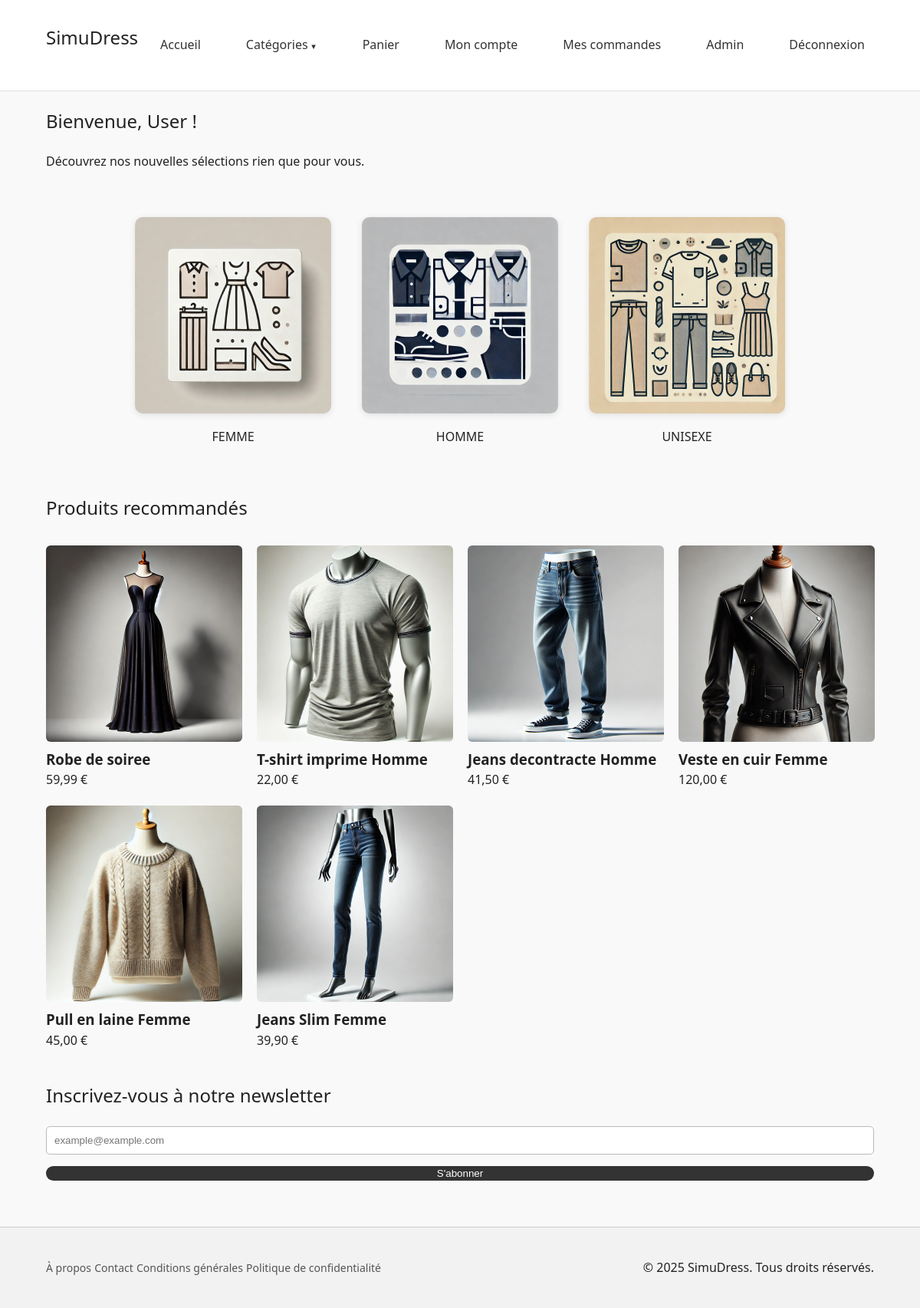
Screenshot of /home.php (signed in) with the database file from the repository.
### tables this page shows
CREATE TABLE IF NOT EXISTS `categories` (
  `id` int NOT NULL AUTO_INCREMENT,
  `nom` varchar(100) NOT NULL,
  `parent_id` int DEFAULT NULL,
  PRIMARY KEY (`id`),
  KEY `categorie_parente_id` (`parent_id`) USING BTREE,
  CONSTRAINT `categories_ibfk_1` FOREIGN KEY (`parent_id`) REFERENCES `categories` (`id`) ON DELETE SET NULL
);

CREATE TABLE IF NOT EXISTS `produits` (
  `id` int NOT NULL AUTO_INCREMENT,
  `nom` varchar(150) NOT NULL,
  `description` text NOT NULL,
  `prix` decimal(10,2) NOT NULL,
  `stock` int NOT NULL,
  `image` varchar(255) DEFAULT NULL,
  `categorie_id` int NOT NULL,
  `actif` tinyint(1) DEFAULT '1',
  `vues` int DEFAULT '0',
  PRIMARY KEY (`id`),
  KEY `categorie_id` (`categorie_id`),
  CONSTRAINT `produits_ibfk_1` FOREIGN KEY (`categorie_id`) REFERENCES `categories` (`id`) ON DELETE CASCADE
);

### public/home.php (the view, shortened to what this page needs)
<?php
require_once __DIR__ . '/../includes/header.php';
$stmt = $pdo->query("SELECT * FROM produits WHERE actif = 1 ORDER BY vues DESC LIMIT 6");
$produits_recommandes = $stmt->fetchAll();
$stmt = $pdo->query("SELECT * FROM categories WHERE parent_id IS NULL ORDER BY nom");
$categories = $stmt->fetchAll();
function normaliserNom($str) {
    $str = strtolower($str);
    return str_replace(
        [' ', "'", 'é','è','ê','ë','à','â','ä','ô','ö','î','ï','ù','û','ü','ç'],
        ['', '', 'e','e','e','e','a','a','a','o','o','i','i','u','u','u','c'],
        $str
    );
}
?>
<section class="accueil-connecte">
    <div class="container">
        <h1>Bienvenue, <?= htmlspecialchars($_SESSION['utilisateur']['prenom']) ?> !</h1>
        <p>Découvrez nos nouvelles sélections rien que pour vous.</p>
    </div>
</section>
<section class="categories-section">
    <?php foreach ($categories as $cat): ?>
        <?php $slug = normaliserNom($cat['nom']); ?>
        <div class="category-card">
            <a href="magasin.php?categorie=<?= $slug ?>">
                <img src="<?= SITE_URL ?>assets/images/categories/<?= $slug ?>.jpg" alt="<?= htmlspecialchars($cat['nom']) ?>">
                <p><?= strtoupper(htmlspecialchars($cat['nom'])) ?></p>
            </a>
        </div>
    <?php endforeach; ?>
</section>
<section class="recommandations">
    <div class="container">
        <h2>Produits recommandés</h2>
        <div class="produits-grid">
            <?php foreach ($produits_recommandes as $produit): ?>
                <div class="produit-carte <?= $produit['stock'] <= 0 ? 'rupture' : '' ?>">
                    <a href="produit.php?id=<?= $produit['id'] ?>">
                        <img src="<?= SITE_URL ?>assets/images/produits/<?= htmlspecialchars($produit['image']) ?>" alt="<?= htmlspecialchars($produit['nom']) ?>">
                        <h3><?= htmlspecialchars($produit['nom']) ?></h3>
                        <p><?= number_format($produit['prix'], 2, ',', ' ') ?> €</p>
                    </a>
                </div>
            <?php endforeach; ?>
        </div>
    </div>
</section>
<section class="newsletter">
    <div class="container">
        <h2>Inscrivez-vous à notre newsletter</h2>
        <form id="newsletter-form">
            <input type="email" name="email" placeholder="example@example.com" required>
            <button type="submit">S'abonner</button>
        </form>
    </div>
</section>
<?php require_once __DIR__ . '/../includes/footer.php'; ?>

### assets/css/style.css (style rules this page uses)
* { margin: 0; padding: 0; box-sizing: border-box; }
body { font-family: 'Segoe UI', sans-serif; background-color: #f9f9f9; color: #222; line-height: 1.6; }
a { text-decoration: none; color: inherit; }
.container { width: 90%; max-width: 1100px; margin: 0 auto; padding: 20px 0; }
form { margin-top: 20px; display: flex; flex-direction: column; }
form input[type="text"], form input[type="email"], form input[type="password"], form input[type="number"], form input[type="file"], form textarea, form select { margin-bottom: 15px; padding: 10px; border: 1px solid #bbb; border-radius: 5px; }
form button, .btn { padding: 2px 40px; background-color: #333; color: #fff; border: none; border-radius: 25px; cursor: pointer; transition: background-color 0.2s ease; }
h1, h2 { margin-bottom: 20px; font-weight: 500; }
.produits-grid { display: grid; grid-template-columns: repeat(auto-fill, minmax(220px, 1fr)); gap: 20px; margin-top: 30px; }
.produit-card img, .produit-carte img { width: 256px; height: 256px; object-fit: cover; border-radius: 6px; background-color: #f0f0f0; }
.categories-section { margin: 40px 0; display: flex; gap: 40px; flex-wrap: wrap; justify-content: center; align-items: center; }
.category-card { text-align: center; cursor: pointer; transition: transform 0.3s ease; width: 256px; }
.category-card img { width: 256px; height: 256px; object-fit: cover; border-radius: 10px; box-shadow: 0 2px 8px rgba(0,0,0,0.1); margin-bottom: 10px; }

### rows the page displays
categories: shows a picture, nom "FEMME"
categories: shows a picture, nom "HOMME"
categories: shows a picture, nom "UNISEXE"
produits: image (picture), nom "Robe de soiree", prix "59,99"
produits: image (picture), nom "T-shirt imprime Homme", prix "22,00"
produits: image (picture), nom "Jeans decontracte Homme", prix "41,50"
produits: image (picture), nom "Veste en cuir Femme", prix "120,00"
produits: image (picture), nom "Pull en laine Femme", prix "45,00"
produits: image (picture), nom "Jeans Slim Femme", prix "39,90"

### other values shown
SITE_NAME "SimuDress"
$_SESSION['utilisateur']['prenom'] "User"
